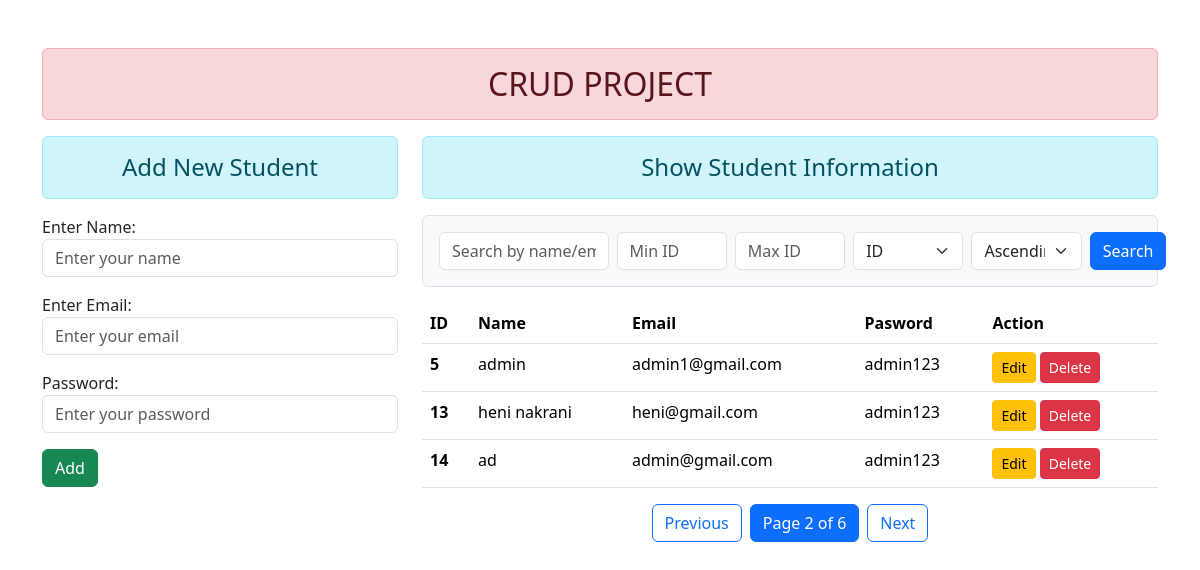
Page /?page=2 on the earlier database version.
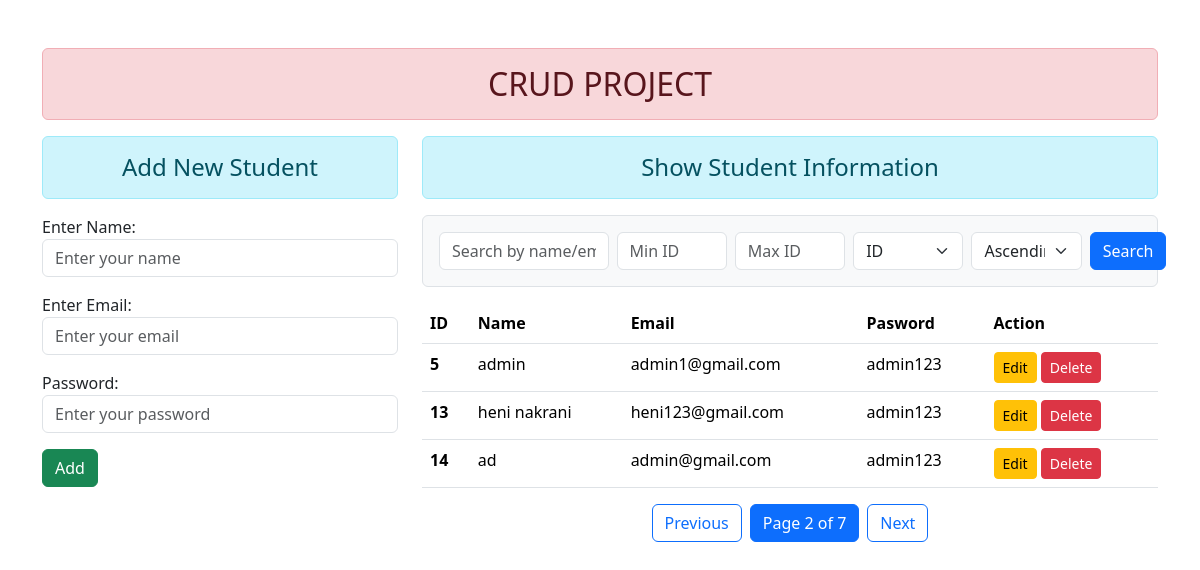
Same page on the later database version.
### myapp/models.py (models this page shows)
class User(models.Model):
    name = models.CharField(max_length=100, blank=True) # blank=True dose not show error_messages
    email = models.EmailField(max_length=100)
    password = models.CharField(max_length=100)

### myapp/views.py (the view)
# urls.py: path('', views.add_show, name="addandshow"),
def add_show(request):
    if request.method == 'POST':
        fm = StudentRegistration(request.POST)
        if fm.is_valid():
            nm = fm.cleaned_data['name']
            em = fm.cleaned_data['email']
            pw = fm.cleaned_data['password']
            reg = User(name=nm, email=em, password=pw)
            reg.save()
            messages.success(request, 'New Student Successfully Saved !')
            fm = StudentRegistration()
    else:
        fm = StudentRegistration()
    search = request.GET.get('search', '').strip()
    id_min = request.GET.get('id_min', '').strip()
    id_max = request.GET.get('id_max', '').strip()
    sort_field = request.GET.get('sort', 'id').strip()
    order = request.GET.get('order', 'asc').strip()
    stud = User.objects.all()
    if search:
        stud = stud.filter(Q(name__icontains=search) | Q(email__icontains=search))
    if id_min and id_max:
        stud = stud.filter(id__range=(id_min, id_max))
    elif id_min:
        stud = stud.filter(id__gte=id_min)
    elif id_max:
        stud = stud.filter(id__lte=id_max)
    allowed = ['id', 'name', 'email']
    if sort_field not in allowed:
        sort_field = 'id'
    sort_expression = f'-{sort_field}' if order == 'desc' else sort_field
    stud = stud.order_by(sort_expression)
    paginator = Paginator(stud, 3)
    page = request.GET.get('page')
    stud = paginator.get_page(page)
    print("Page Number:", page)
    print("Page Object:", stud)
    querydict = request.GET.copy()
    querydict.pop('page', None)
    preserved_query = querydict.urlencode()
    context = {
        'form': fm,
        'stu': stud,
        'search': search,
        'id_min': id_min,
        'id_max': id_max,
        'sort_field': sort_field,
        'order': order,
        'preserved_query': preserved_query,
    }
    return render(request, 'myapp/addandshow.html', context)

### myapp/forms.py (shortened to what this page needs)
class StudentRegistration(forms.ModelForm):
    class Meta:
        model = User
        fields = ['name', 'email', 'password']
        labels = {'name' : 'Enter Name', 'email' : 'Enter Email'}
        error_messages = {
            'name' : {'required':'Name Is Required...'},
            'email' : {'required':'Email Is Required...'},
            'password' : {'required':'Password Is Required...'}
        }
        widgets = {
            'name': forms.TextInput(attrs={'class':'form-control', 'placeholder':'Enter your name'}),
            'email': forms.EmailInput(attrs={'class':'form-control', 'placeholder':'Enter your email'}),
            'password': forms.PasswordInput(render_value=True, attrs={'class':'form-control', 'placeholder':'Enter your password'}),
        }

### myapp/templates/myapp/addandshow.html (shortened to what this page needs)
{% extends "myapp/base.html" %}
{% block content %}
<div class="row">
    <div class="col-sm-4">
        <h4 class="text-center alert alert-info">Add New Student</h4>
        <form action="" method="POST" novalidate>
            {{form.as_p}}
            <input type="submit" class="btn btn-success" value="Add">
        </form>
    </div>
    <div class="col-sm-8">
        <h4 class="text-center alert alert-info">Show Student Information</h4>
        <form method="get" class="mb-3 p-3 border rounded bg-light">
        <div class="row g-2">
            <div class="col-md-3">
            <input type="text" name="search" class="form-control" placeholder="Search by name/email" value="{{ search }}">
            </div>
            <div class="col-md-2">
            <input type="number" name="id_min" class="form-control" placeholder="Min ID" value="{{ id_min }}">
            </div>
            <div class="col-md-2">
            <input type="number" name="id_max" class="form-control" placeholder="Max ID" value="{{ id_max }}">
            </div>
            <div class="col-md-2">
            <select name="sort" class="form-select">
                <option value="id" {% if sort_by == "id" %}selected{% endif %}>ID</option>
            </select>
            </div>
            <div class="col-md-2">
            <select name="order" class="form-select">
                <option value="asc" {% if order == "asc" %}selected{% endif %}>Ascending</option>
            </select>
            </div>
            <div class="col-md-1">
            <button type="submit" class="btn btn-primary ">Search</button>
            </div>
        </div>
        </form>
        {% if stu %}
            <table class="table table-hover">
                <thead>
                    <tr>
                        <th scope="col">ID</th>
                        <th scope="col">Name</th>
                        <th scope="col">Email</th>
                        <th scope="col">Pasword</th>
                        <th scope="col">Action</th>
                    </tr>
                </thead>
                <tbody>
                    {% for st in stu %}
                        <tr>
                            <th scope="row">{{st.id}}</th>
                            <td>{{st.name}}</td>
                            <td>{{st.email}}</td>
                            <td>{{st.password}}</td>
                            <td>
                                <a href="{% url "updatedata" st.id %}" class="btn btn-warning btn-sm">Edit</a>
                                <form action="{% url "deletedata" st.id %}" method="POST" class="d-inline">
                                    <input type="submit" class="btn btn-danger btn-sm" onclick="return confirm('Are you sure you want to delete this student?');" value="Delete">
                                </form>
                            </td>
                        </tr>
                    {% endfor %}
                </tbody>
            </table>
        {% else %}
            <h4 class="text-center alert alert-warning">No Record</h4>
        {% endif %}
         <div class="d-flex justify-content-center align-items-center mt-3">
      {% if stu.has_previous %}
        <a class="btn btn-outline-primary mx-1"
           href="?page={{ stu.previous_page_number }}{% if preserved_query %}&{{ preserved_query }}{% endif %}">
           Previous</a>
      {% endif %}
      <span class="btn btn-primary mx-1">Page {{ stu.number }} of {{ stu.paginator.num_pages }}</span>
      {% if stu.has_next %}
        <a class="btn btn-outline-primary mx-1"
           href="?page={{ stu.next_page_number }}{% if preserved_query %}&{{ preserved_query }}{% endif %}">
           Next</a>
      {% endif %}
    </div>
    </div>
</div>
{% endblock content %}

Differences in the rows shown:
changed User "heni nakrani": email "heni@gmail.com" → "heni123@gmail.com"
Other differences:
{{ stu.paginator.num_pages }}: "6" → "7"
